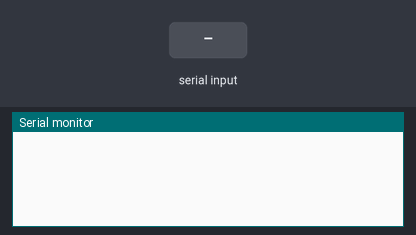
A sketch run on a simulated Arduino Uno, built with avr-gcc and run on an emulated ATmega328P. On the bench: the last lines printed to the serial monitor. The inputs (shaded band) are chosen by the test bench. The modem accepts every AT command (registered, SIM ready, sends succeed) and sends nothing else.

Above: at 17.2 s.
17.3 s: "hi1\n" received over Serial
At 17.9 s:
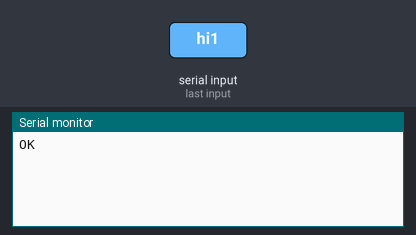
18.8 s: "hi1\n" received over the second serial link
At 20.0 s:
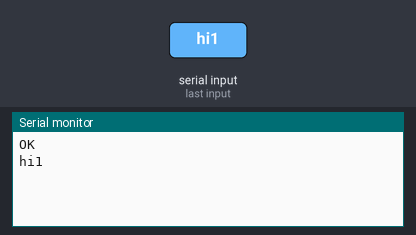
20.3 s: "1" received over the second serial link
At 21.1 s:
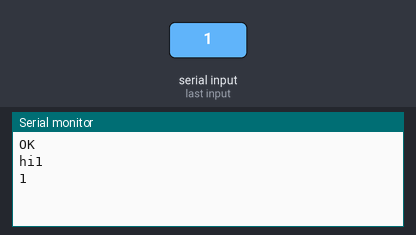

The sketch:

bluetooth_HM10_slave.ino
```cpp
#include <SoftwareSerial.h>

SoftwareSerial bluetooth(2,3); // RX, TX

void setup() {
  //기본 통신속도는 9600입니다.
  Serial.begin(9600);
  bluetooth.begin(9600);
  delay(1000); // 명령 실행에 충분한 시간을 줍니다.
  sendATCommand("AT+RENEW");
  delay(1000);
  // sendATCommand("AT+RESET");

  // delay(1000);
  sendATCommand("AT");
  delay(1000);
  sendATCommand("AT+ADDR?");
  delay(1000);
  sendATCommand("AT+BAUD?");
  delay(1000);

  // ////////////////////////////////////
  // sendATCommand("AT+BAUD3");
  // delay(1000);


  // sendATCommand("AT+RESET");

  // delay(1000);

  // Serial.begin(57600);
  // bluetooth.begin(57600);
  // ////////////////////////////////////////
  sendATCommand("AT+MODE2");
  delay(1000);
  sendATCommand("AT+ROLE0");
  delay(7000);
  // sendATCommand("AT+IMME1");
  // delay(1000);


}

void loop() {
  if (bluetooth.available()) {
    Serial.write(bluetooth.read());
  }
  if (Serial.available()) {
    bluetooth.write(Serial.read());
  }


}

void sendATCommand(String command)
{
  bluetooth.print(command);
  delay(500); // 명령 실행에 충분한 시간을 줍니다.
  //Serial.print("hi1");
  while (bluetooth.available()) {
    char c = bluetooth.read();
    //Serial.print("hi2");
    Serial.print(c);

  }
  Serial.print("\r\n");
}
```

Measured:
- after the input at 17.3 s, the serial monitor: prints a new line at once (image 1)
- after the input at 18.8 s, the serial monitor: prints a new line at once (image 2)
- after the input at 20.3 s, the serial monitor: prints a new line at once (image 3)
